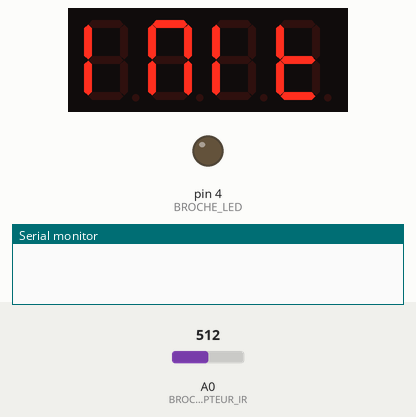
Recording of a sketch running on a simulated Arduino Uno, built with avr-gcc and run on an emulated ATmega328P. Parts: 4-digit seven-segment display, output pins drawn as LEDs (lit = HIGH), the last lines printed to the serial monitor. Dashed ring = blinking. The inputs (shaded band) are chosen by the test bench; at power-on: A0 (BROCHE_CAPTEUR_IR) = 512.

Above: at 1.1 s.
At 3.2 s:
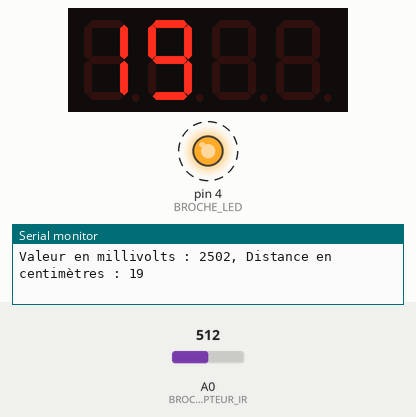
3.3 s: A0 (BROCHE_CAPTEUR_IR) set to 504
At 3.87 s:
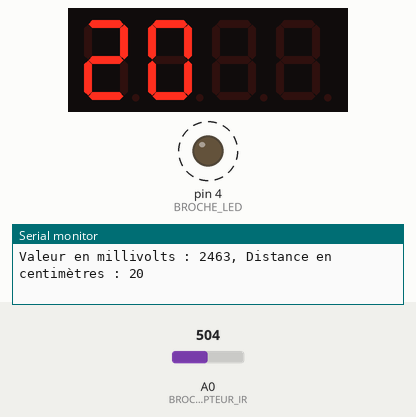
5.0 s: A0 (BROCHE_CAPTEUR_IR) set to 306
At 5.38 s:
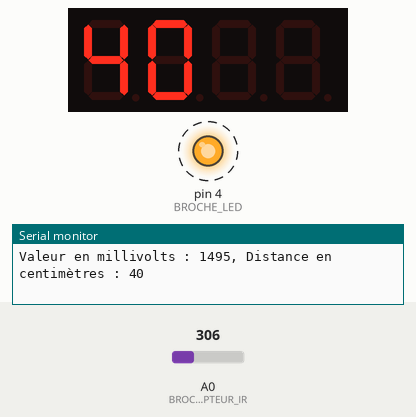
7.0 s: A0 (BROCHE_CAPTEUR_IR) set to 283
At 7.81 s:
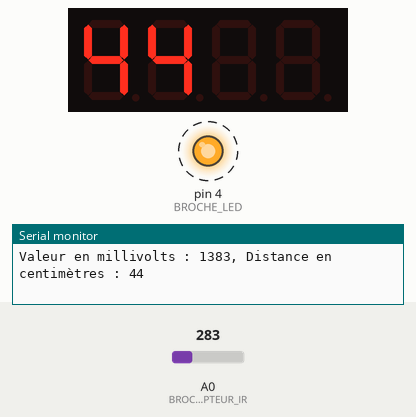
Timing chart, 0 to 15.5 s (numbered marks = the images above; inputs shaded):
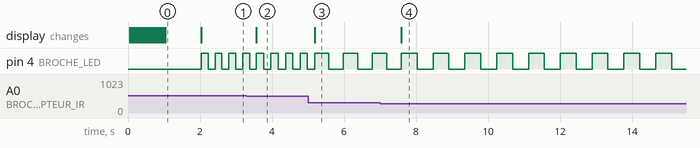

The sketch:

code_arduino_mesure_distance_infrarouge.ino
```cpp
/* Mesurer la distance avec un capteur à infrarouge Sharp GP2xxxxxxxx
 *   et l'afficher sur un afficheur 7 segments à 4 chiffres (4 digits)
 * Formation Arduino, Rennes, Hisséo, 29 mai 2018, pierre <at> lesporteslogiques.net
 *
 * Arduino 1.8.2 @ zibu / Debian 7 wheezy
 *   + library SevenSegmentTM1637 de Bram Harmsen :  https://github.com/bremme/arduino-tm1637
 *
 * Pour améliorer la stabilité, on peut ajouter :
 *   - deux condensateurs entre 5V et GND du capteur, 100 uF et 10 nF
 *   - une résistance entre le 5V d'arduino et VCC du capteur
 *
 * L'algorithme de conversion en centimètres est à adapter selon le modèle de capteur
 *   source : Arduino cookbook, Michael Margolis, p. 194
 *
 * Une led clignote plus ou moins vite selon la distance
 *
 * Pour en savoir plus sur ce capteur : http://www.societyofrobots.com/sensors_sharpirrange.shtml
 */

#include "SevenSegmentTM1637.h";

#define BROCHE_CAPTEUR_IR  A0
#define BROCHE_LED          4
#define BROCHE_CLK          2   // n'importe quel broche digitale pour le signal Clock (CLK)
#define BROCHE_DIO          3   // n'importe quel broche digitale pour le signal Data Input Output (DIO)
SevenSegmentTM1637    afficheur(BROCHE_CLK, BROCHE_DIO);

const long tension_reference = 5000; // = 5V = 5000 millivolts

void setup() {

  pinMode(BROCHE_CAPTEUR_IR, INPUT);
  pinMode(BROCHE_LED, OUTPUT);

  // Initialiser l'afficheur à 4 chiffres
  afficheur.begin();                         // initialiser l'afficheur
  afficheur.setBacklight(100);               // fixer la luminosité à 100 %
  afficheur.print("INIT");                   // afficher INIT
  delay(1000);                               // attendre 1000 millisecondes

  Serial.begin(9600);
}

void loop() {

  int signal_capteur_ir = analogRead(BROCHE_CAPTEUR_IR);
  // Convertir la valeur en millivolts
  int signal_mv = (signal_capteur_ir * tension_reference) / 1023;

  Serial.print("Valeur en millivolts : ");
  Serial.print(signal_mv);
  Serial.print(", ");

  int distance_cm = getDistance(signal_mv);
  Serial.print("Distance en centimètres : ");
  Serial.println(distance_cm);
  Serial.println();

  afficheur.clear();                         // effacer l'afficheur
  afficheur.print(distance_cm);              // afficher la distance

  // Chaque centimètre ajoute 10 ms de délai dans le clignotement de la led
  digitalWrite(BROCHE_LED, HIGH);
  delay(distance_cm * 10 );
  digitalWrite(BROCHE_LED, LOW);
  delay(distance_cm * 10);

}

/* Interpolation de valeurs pour trouver la distance
 *  la table d'interpolation suivante est établie en fonction de la
 *  datasheet du constructeur du capteur, ou en mesurant manuellement
 *  les entrées de la table sont espacées de 250 millivolts
 */

const int TABLE_ENTRIES = 12;
const int firstElement = 250;       // premier élément de la table à 250 millivolts
const int INTERVAL  = 250;          // millivolts entre chaque élément

static int distance[TABLE_ENTRIES] = {150,140,130,100,60,50,40,35,30,25,20,15};

int getDistance(int mV) {

  if( mV >  INTERVAL * TABLE_ENTRIES-1 ) // La valeur est elle
      return distance[TABLE_ENTRIES-1];
  else {
    int index = mV / INTERVAL;
    float frac = (mV % 250) / (float)INTERVAL;
    return distance[index] - ((distance[index] - distance[index+1]) * frac);
  }

}
```

Measured:
- after the input at 3.3 s, the display: changes after 0.27 s (image 2)
- after the input at 5.0 s, pin 4 (BROCHE_LED): alternates HIGH for 0.40 s and LOW for 0.40 s, starting after 0.58 s; the display: changes after 0.18 s (image 3)
- after the input at 7.0 s, the display: changes after 0.59 s (image 4)
- by itself, pin 4 (BROCHE_LED): alternates HIGH for 0.20 s and LOW for 0.20 s
- what the display in image 0 shows lasts 1.0 s, from 1.0 s to 2.0 s
